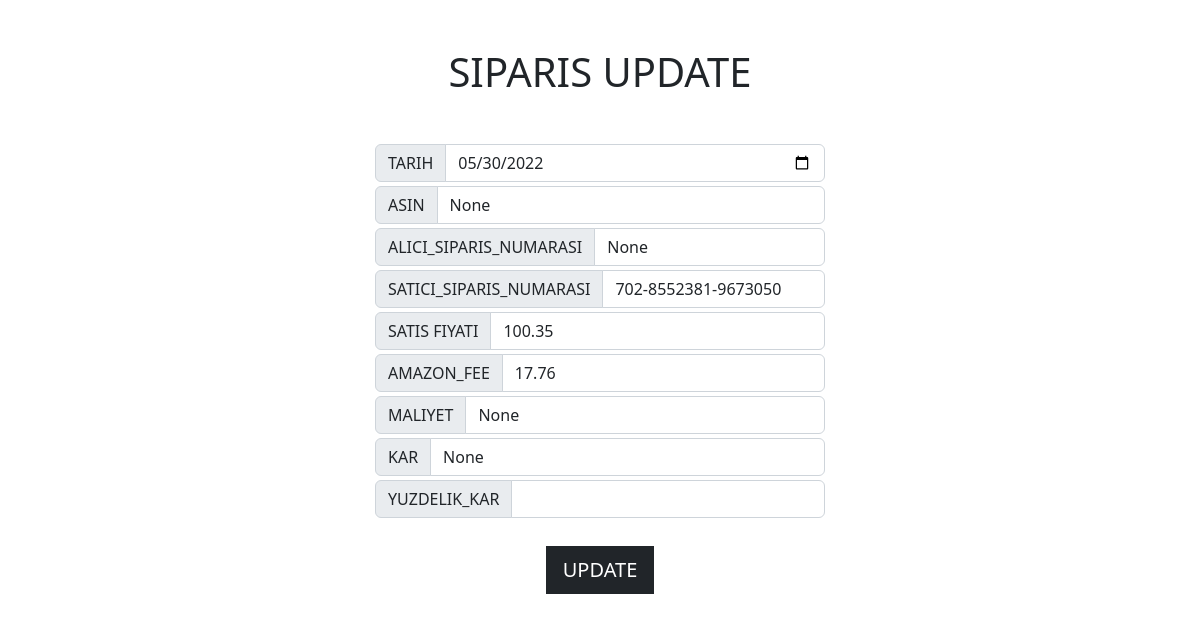
Page /muhasebe/1 on the committed database.
### main/models.py (models this page shows, shortened)
class Data(models.Model):
    uuid = models.UUIDField( unique=True, editable=False , null=True , blank = True)
    KULLANICI = models.ForeignKey(User , blank=True , null=True , on_delete = models.CASCADE)
    TARIH = models.DateField(null=True , blank=True)
    ASIN = models.CharField(max_length=100 , null=True ,  blank=True)
    ALICI_SIPARIS_NUMARASI = models.CharField(max_length=100 , null=True,  blank=True)
    SATICI_SIPARIS_NUMARASI = models.CharField(max_length=100,null=True, blank=True)
    SATIS_FIYATI = models.FloatField(blank=True , null=True)
    AMAZON_FEE = models.FloatField(blank=True ,null=True)
    MALIYET = models.FloatField(blank=True , null=True)
    KAR = models.FloatField(blank=True , null=True)
    YUZDELIK_KAR = models.FloatField(blank=True , null=True)

### main/views.py (the view)
# urls.py: path("muhasebe/<int:id>" , muhasebe_update),
def muhasebe_update(request , id):
    siparis = Data.objects.get(id=id)
    '''
    TODO
    FORM UPDATE VIEWS
    '''
    data = {
        'siparis' : siparis
    }
    return render(request , 'muhasebe_update.html' , data)

### main/templates/muhasebe_update.html (shortened to what this page needs)
<!DOCTYPE html>
<html lang="en">
<head>
    <link href="https://cdn.jsdelivr.net/npm/bootstrap@5.2.3/dist/css/bootstrap.min.css" rel="stylesheet">
</head>
<body>
    <h1 class="my-5 text-center">SIPARIS UPDATE</h1>
    <form class='w-75 mx-auto 'action="" method="post">{%csrf_token%}
        <div class="input-group w-50 mx-auto my-1">
            <span class="input-group-text">TARIH</span>
            <input type="date" id="DATE" value="{{ siparis.TARIH|date:'Y-m-d'}}" class="form-control">
          </div>
        <div class="input-group w-50 mx-auto my-1">
            <span class="input-group-text">ASIN</span>
            <input type="text" id="ASIN" value="{{siparis.ASIN}}" class="form-control">
          </div>
        <div class="input-group w-50 mx-auto my-1">
            <span class="input-group-text">ALICI_SIPARIS_NUMARASI</span>
            <input type="text" id="ALICI_SP" value="{{siparis.ALICI_SIPARIS_NUMARASI}}" class="form-control">
          </div>
        <div class="input-group w-50 mx-auto my-1">
            <span class="input-group-text">SATICI_SIPARIS_NUMARASI</span>
            <input type="text" id="SATICI_SP" value="{{siparis.SATICI_SIPARIS_NUMARASI}}" class="form-control">
          </div>
        <div class="input-group w-50 mx-auto my-1">
            <span class="input-group-text">SATIS FIYATI</span>
            <input type="text" id="SATIS_FIYATI" value="{{siparis.SATIS_FIYATI}}" class="form-control">
          </div>
        <div class="input-group w-50 mx-auto my-1">
            <span class="input-group-text">AMAZON_FEE</span>
            <input type="text" id="AMAZON_FEE" value="{{siparis.AMAZON_FEE}}" class="form-control">
          </div>
        <div class="input-group w-50 mx-auto my-1">
            <span class="input-group-text">MALIYET</span>
            <input type="text" id="MALIYET" value="{{siparis.MALIYET}}" class="form-control">
          </div>
        <div class="input-group w-50 mx-auto my-1">
            <span class="input-group-text">KAR</span>
            <input type="text" id="KAR" value="{{siparis.KAR}}" class="form-control">
          </div>
        <div class="input-group w-50 mx-auto my-1">
            <span class="input-group-text">YUZDELIK_KAR</span>
            <input type="text" value="{{siparis.YUZDELIK}}" class="form-control" readonly>
          </div>
          <center><button type="submit" class="btn btn-lg btn-dark rounded-0 my-4">UPDATE</button></center>
    </form>
</body>
</html>

### rows in the picture
Data: TARIH "05/30/2022", ASIN "None", ALICI_SIPARIS_NUMARASI "None", SATICI_SIPARIS_NUMARASI "702-8552381-9673050", SATIS_FIYATI "100.35", AMAZON_FEE "17.76", MALIYET "None", KAR "None"
